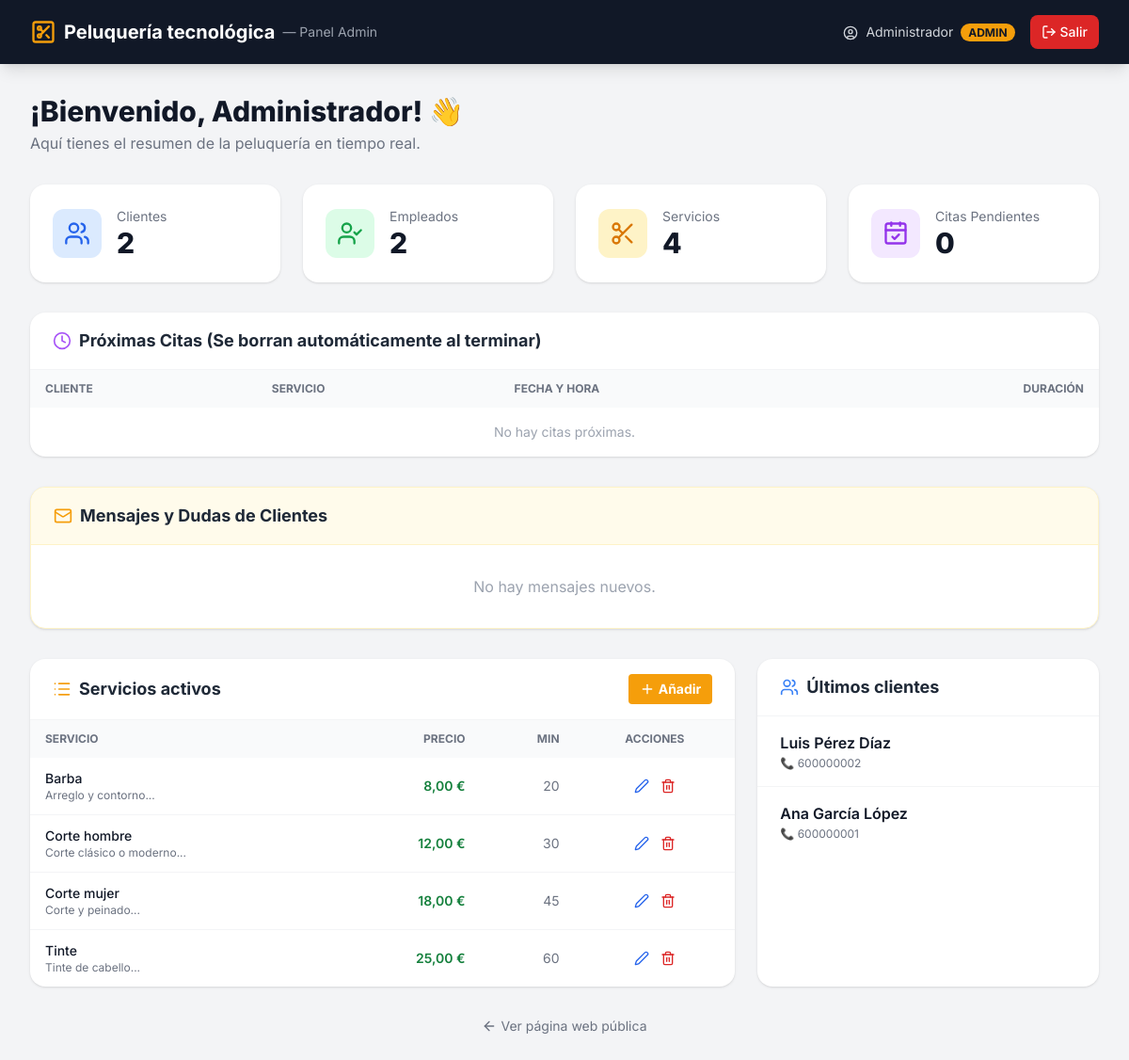
The page /php/panel.php (signed in) on the database its author committed.
### tables this page shows
CREATE TABLE IF NOT EXISTS `servicios` (
  `id_servicio`      BIGINT(20) UNSIGNED NOT NULL AUTO_INCREMENT,
  `nombre`           VARCHAR(120) NOT NULL,
  `descripcion`      TEXT DEFAULT NULL,
  `precio`           DECIMAL(10,2) NOT NULL CHECK (`precio` >= 0),
  `duracion_minutos` SMALLINT(5) UNSIGNED NOT NULL CHECK (`duracion_minutos` > 0),
  `activo`           TINYINT(1)  NOT NULL DEFAULT 1,
  PRIMARY KEY (`id_servicio`),
  UNIQUE KEY `uq_nombre` (`nombre`)
);

CREATE TABLE IF NOT EXISTS `clientes` (
  `id_cliente`    BIGINT(20) UNSIGNED NOT NULL AUTO_INCREMENT,
  `nombre`        VARCHAR(120) NOT NULL,
  `apellidos`     VARCHAR(160) NOT NULL,
  `telefono`      VARCHAR(20)  NOT NULL,
  `correo`        VARCHAR(160) DEFAULT NULL,
  `fecha_alta`    DATE NOT NULL,
  `observaciones` TEXT DEFAULT NULL,
  PRIMARY KEY (`id_cliente`),
  UNIQUE KEY `uq_telefono` (`telefono`),
  UNIQUE KEY `uq_correo`   (`correo`)
);

### php/panel.php (the view, shortened to what this page needs)
<?php
require_once __DIR__ . '/conexion.php';
$pdo->exec("
    DELETE rw
    FROM reservas_web rw
    JOIN servicios s ON rw.id_servicio = s.id_servicio
    WHERE TIMESTAMP(rw.fecha, rw.hora_inicio) < DATE_SUB(NOW(), INTERVAL s.duracion_minutos MINUTE)
");
$totalServicios = $pdo->query('SELECT COUNT(*) FROM servicios WHERE activo = 1')->fetchColumn();
$totalClientes = $pdo->query('SELECT COUNT(*) FROM clientes')->fetchColumn();
$totalEmpleados = $pdo->query('SELECT COUNT(*) FROM empleados WHERE activo = 1')->fetchColumn();
$totalCitas = $pdo->query('SELECT COUNT(*) FROM reservas_web')->fetchColumn();
$stmtListaServicios = $pdo->query(
    'SELECT id_servicio, nombre, descripcion, precio, duracion_minutos
     FROM servicios
     WHERE activo = 1
     ORDER BY nombre'
);
$listaServicios = $stmtListaServicios->fetchAll();
$stmtListaClientes = $pdo->query(
    'SELECT nombre, apellidos, telefono, correo, fecha_alta
     FROM clientes
     ORDER BY fecha_alta DESC, id_cliente DESC
     LIMIT 5'
);
$listaClientes = $stmtListaClientes->fetchAll();
$stmtProximasCitas = $pdo->query(
    "SELECT r.id_reserva, r.nombre AS cliente_nombre, r.telefono, r.fecha, r.hora_inicio, s.nombre AS servicio_nombre, s.duracion_minutos
     FROM reservas_web r
     JOIN servicios s ON r.id_servicio = s.id_servicio
     WHERE TIMESTAMP(r.fecha, r.hora_inicio) >= DATE_SUB(NOW(), INTERVAL s.duracion_minutos MINUTE)
     ORDER BY r.fecha ASC, r.hora_inicio ASC
     LIMIT 15"
);
$proximasCitas = $stmtProximasCitas->fetchAll();
try {
    $stmtMensajes = $pdo->query(
        "SELECT id_mensaje, nombre, email, mensaje, fecha_envio
         FROM mensajes_contacto
         ORDER BY fecha_envio DESC"
    );
    $listaMensajes = $stmtMensajes->fetchAll();
} catch (PDOException $e) {
    $listaMensajes = [];
}
?>
<!DOCTYPE html>
<html lang="es">
<head>
    <script src="https://cdn.tailwindcss.com"></script>
</head>
<body class="bg-gray-100 min-h-screen">
    <nav class="bg-gray-900 text-white shadow-lg">
        <div class="max-w-7xl mx-auto px-4 sm:px-6 lg:px-8 py-4 flex justify-between items-center">
            <a href="panel.php" class="flex items-center space-x-2 min-w-0">
                <i data-lucide="scissors-square" class="w-7 h-7 text-amber-500 flex-shrink-0"></i>
                <span class="text-lg sm:text-xl font-bold truncate">Peluquería tecnológica</span>
                <span class="text-gray-400 text-sm ml-2 hidden sm:inline">— Panel Admin</span>
            </a>
            <div class="flex items-center space-x-4">
                <span class="text-gray-300 text-sm hidden sm:block">
                    <i data-lucide="user-circle" class="w-4 h-4 inline mr-1"></i>
                    <?php echo htmlspecialchars($_SESSION['usuario_nombre']); ?>
                    <span class="ml-1 px-2 py-0.5 bg-amber-500 text-gray-900 text-xs rounded-full font-bold">
                        <?php echo htmlspecialchars(strtoupper($_SESSION['usuario_rol'])); ?>
                    </span>
                </span>
                <a href="panel.php?logout=1"
                   class="flex items-center px-3 py-2 rounded-lg bg-red-600 hover:bg-red-500 text-sm font-medium transition"
                   onclick="return confirm('¿Seguro que quieres cerrar sesión?')">
                    <i data-lucide="log-out" class="w-4 h-4 mr-1"></i>
                    Salir
                </a>
            </div>
        </div>
    </nav>
    <main class="max-w-7xl mx-auto px-4 sm:px-6 lg:px-8 py-8">
        <div class="mb-8">
            <h1 class="text-3xl font-extrabold text-gray-900">
                ¡Bienvenido, <?php echo htmlspecialchars($_SESSION['usuario_nombre']); ?>! 👋
            </h1>
            <p class="text-gray-500 mt-1">Aquí tienes el resumen de la peluquería en tiempo real.</p>
        </div>
        <div class="grid grid-cols-2 lg:grid-cols-4 gap-6 mb-8">
            <div class="bg-white rounded-2xl shadow p-6 flex items-center space-x-4">
                <div class="bg-blue-100 p-3 rounded-xl"><i data-lucide="users" class="w-7 h-7 text-blue-600"></i></div>
                <div>
                    <p class="text-sm text-gray-500">Clientes</p>
                    <p class="text-3xl font-extrabold text-gray-900"><?php echo $totalClientes; ?></p>
                </div>
            </div>
            <div class="bg-white rounded-2xl shadow p-6 flex items-center space-x-4">
                <div class="bg-green-100 p-3 rounded-xl"><i data-lucide="user-check" class="w-7 h-7 text-green-600"></i></div>
                <div>
                    <p class="text-sm text-gray-500">Empleados</p>
                    <p class="text-3xl font-extrabold text-gray-900"><?php echo $totalEmpleados; ?></p>
                </div>
            </div>
            <div class="bg-white rounded-2xl shadow p-6 flex items-center space-x-4">
                <div class="bg-amber-100 p-3 rounded-xl"><i data-lucide="scissors" class="w-7 h-7 text-amber-600"></i></div>
                <div>
                    <p class="text-sm text-gray-500">Servicios</p>
                    <p class="text-3xl font-extrabold text-gray-900"><?php echo $totalServicios; ?></p>
                </div>
            </div>
            <div class="bg-white rounded-2xl shadow p-6 flex items-center space-x-4">
                <div class="bg-purple-100 p-3 rounded-xl"><i data-lucide="calendar-check" class="w-7 h-7 text-purple-600"></i></div>
                <div>
                    <p class="text-sm text-gray-500">Citas Pendientes</p>
                    <p class="text-3xl font-extrabold text-gray-900"><?php echo $totalCitas; ?></p>
                </div>
            </div>
        </div>
        <div class="bg-white rounded-2xl shadow overflow-hidden mb-8">
            <div class="px-6 py-4 border-b border-gray-100 flex items-center">
                <i data-lucide="clock" class="w-5 h-5 text-purple-500 mr-2"></i>
                <h2 class="text-lg font-bold text-gray-800">Próximas Citas (Se borran automáticamente al terminar)</h2>
            </div>
            <div class="overflow-x-auto">
                <table class="w-full text-sm text-left">
                    <thead class="bg-gray-50 text-gray-500 uppercase text-xs">
                        <tr>
                            <th class="px-4 py-3">Cliente</th>
                            <th class="px-4 py-3">Servicio</th>
                            <th class="px-4 py-3">Fecha y Hora</th>
                            <th class="px-4 py-3 text-right">Duración</th>
                        </tr>
                    </thead>
                    <tbody class="divide-y divide-gray-100">
                        <?php if (empty($proximasCitas)): ?>
                            <tr><td colspan="4" class="px-4 py-4 text-center text-gray-400">No hay citas próximas.</td></tr>
                        <?php endif; ?>
                    </tbody>
                </table>
            </div>
        </div>
        <div class="bg-white rounded-2xl shadow overflow-hidden mb-8 border border-amber-100">
            <div class="px-6 py-4 border-b border-amber-100 flex items-center bg-amber-50">
                <i data-lucide="mail" class="w-5 h-5 text-amber-500 mr-2"></i>
                <h2 class="text-lg font-bold text-gray-800">Mensajes y Dudas de Clientes</h2>
            </div>
            <div class="divide-y divide-gray-100">
                <?php if (empty($listaMensajes)): ?>
                    <p class="px-6 py-8 text-center text-gray-400">No hay mensajes nuevos.</p>
                <?php endif; ?>
            </div>
        </div>
        <div class="grid lg:grid-cols-3 gap-6">
            <div class="bg-white rounded-2xl shadow overflow-hidden lg:col-span-2">
                <div class="px-6 py-4 border-b border-gray-100 flex items-center justify-between">
                    <div class="flex items-center">
                        <i data-lucide="list" class="w-5 h-5 text-amber-500 mr-2"></i>
                        <h2 class="text-lg font-bold text-gray-800">Servicios activos</h2>
                    </div>
                    <button onclick="abrirModalServicio()" class="bg-amber-500 hover:bg-amber-600 text-white px-3 py-1.5 rounded text-sm font-bold flex items-center transition">
                        <i data-lucide="plus" class="w-4 h-4 mr-1"></i> Añadir
                    </button>
                </div>
                <div class="overflow-x-auto">
                    <table class="w-full text-sm text-left">
                        <thead class="bg-gray-50 text-gray-500 uppercase text-xs">
                            <tr>
                                <th class="px-4 py-3">Servicio</th>
                                <th class="px-4 py-3 text-right">Precio</th>
                                <th class="px-4 py-3 text-right">Min</th>
                                <th class="px-4 py-3 text-center">Acciones</th>
                            </tr>
                        </thead>
                        <tbody class="divide-y divide-gray-100">
                            <?php if (empty($listaServicios)): ?>
                                <tr><td colspan="4" class="px-4 py-4 text-center text-gray-400">Sin servicios en la BD</td></tr>
                            <?php else: ?>
                                <?php foreach ($listaServicios as $servicio): ?>
                                    <tr class="hover:bg-gray-50 transition">
                                        <td class="px-4 py-3 font-medium text-gray-900">
                                            <?php echo htmlspecialchars($servicio['nombre']); ?>
                                            <p class="text-xs text-gray-500 font-normal"><?php echo htmlspecialchars(substr($servicio['descripcion'], 0, 50)); ?>...</p>
                                        </td>
                                        <td class="px-4 py-3 text-right text-green-700 font-semibold">
                                            <?php echo number_format($servicio['precio'], 2, ',', '.'); ?> €
                                        </td>
                                        <td class="px-4 py-3 text-right text-gray-500">
                                            <?php echo $servicio['duracion_minutos']; ?>
                                        </td>
                                        <td class="px-4 py-3 text-center">
                                            <button onclick='abrirModalServicio(<?php echo json_encode($servicio); ?>)' class="text-blue-600 hover:text-blue-800 p-1 rounded transition" title="Editar">
                                                <i data-lucide="edit-2" class="w-4 h-4"></i>
                                            </button>
                                            <form method="POST" action="panel.php" class="inline-block" onsubmit="return confirm('¿Seguro que deseas eliminar este servicio? Si ya tiene citas, se marcará como inactivo.');">
                                                <button type="submit" class="text-red-600 hover:text-red-800 p-1 rounded transition" title="Borrar">
                                                    <i data-lucide="trash-2" class="w-4 h-4"></i>
                                                </button>
                                            </form>
                                        </td>
                                    </tr>
                                <?php endforeach; ?>
                            <?php endif; ?>
                        </tbody>
                    </table>
                </div>
            </div>
            <div class="bg-white rounded-2xl shadow overflow-hidden">
                <div class="px-6 py-4 border-b border-gray-100 flex items-center">
                    <i data-lucide="users" class="w-5 h-5 text-blue-500 mr-2"></i>
                    <h2 class="text-lg font-bold text-gray-800">Últimos clientes</h2>
                </div>
                <div class="divide-y divide-gray-100">
                    <?php if (empty($listaClientes)): ?>
                        <p class="px-6 py-4 text-center text-gray-400 text-sm">Sin clientes todavía</p>
                    <?php else: ?>
                        <?php foreach ($listaClientes as $cliente): ?>
                            <div class="px-6 py-4">
                                <p class="font-semibold text-gray-900"><?php echo htmlspecialchars($cliente['nombre'] . ' ' . $cliente['apellidos']); ?></p>
                                <p class="text-xs text-gray-500 mt-0.5">📞 <?php echo htmlspecialchars($cliente['telefono']); ?></p>
                            </div>
                        <?php endforeach; ?>
                    <?php endif; ?>
                </div>
            </div>
        </div>
        <div class="mt-8 text-center">
            <a href="/" class="inline-flex items-center text-sm text-gray-500 hover:text-gray-700 transition">
                <i data-lucide="arrow-left" class="w-4 h-4 mr-1"></i> Ver página web pública
            </a>
        </div>
    </main>
</body>
</html>

### php/panel.php (style rules this page uses)
body { font-family: 'Inter', sans-serif; }

### rows shown on the page
servicios: nombre "Barba", descripcion "Arreglo y contorno", precio "8,00", duracion_minutos "20"
servicios: nombre "Corte hombre", descripcion "Corte clásico o moderno", precio "12,00", duracion_minutos "30"
servicios: nombre "Corte mujer", descripcion "Corte y peinado", precio "18,00", duracion_minutos "45"
servicios: nombre "Tinte", descripcion "Tinte de cabello", precio "25,00", duracion_minutos "60"
clientes: nombre+apellidos "Luis Pérez Díaz", telefono "600000002"
clientes: nombre+apellidos "Ana García López", telefono "600000001"

### other values the page prints
$_SESSION['usuario_nombre'] "Administrador"
$_SESSION['usuario_rol'] "ADMIN"
$totalClientes "2"
$totalEmpleados "2"
$totalServicios "4"
$totalCitas "0"
